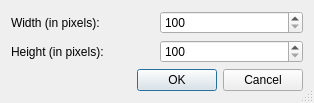
<ui version="4.0" >
 <class>UMLSceneSizeDialog</class>
 <widget class="QDialog" name="UMLSceneSizeDialog" >
  <property name="geometry" >
   <rect>
    <x>0</x>
    <y>0</y>
    <width>314</width>
    <height>103</height>
   </rect>
  </property>
  <property name="windowTitle" >
   <string>Set Size</string>
  </property>
  <property name="sizeGripEnabled" >
   <bool>true</bool>
  </property>
  <layout class="QGridLayout" >
   <item row="2" column="0" colspan="2" >
    <widget class="QDialogButtonBox" name="buttonBox" >
     <property name="orientation" >
      <enum>Qt::Horizontal</enum>
     </property>
     <property name="standardButtons" >
      <set>QDialogButtonBox::Cancel|QDialogButtonBox::Ok</set>
     </property>
    </widget>
   </item>
   <item row="1" column="0" >
    <widget class="QLabel" name="textLabel2" >
     <property name="text" >
      <string>Height (in pixels):</string>
     </property>
    </widget>
   </item>
   <item row="0" column="0" >
    <widget class="QLabel" name="textLabel1" >
     <property name="text" >
      <string>Width (in pixels):</string>
     </property>
    </widget>
   </item>
   <item row="1" column="1" >
    <widget class="QSpinBox" name="heightSpinBox" >
     <property name="toolTip" >
      <string>Select the height of the diagram</string>
     </property>
     <property name="minimum" >
      <number>100</number>
     </property>
     <property name="maximum" >
      <number>100000</number>
     </property>
    </widget>
   </item>
   <item row="0" column="1" >
    <widget class="QSpinBox" name="widthSpinBox" >
     <property name="toolTip" >
      <string>Select the width of the diagram</string>
     </property>
     <property name="minimum" >
      <number>100</number>
     </property>
     <property name="maximum" >
      <number>100000</number>
     </property>
    </widget>
   </item>
  </layout>
 </widget>
 <pixmapfunction>qPixmapFromMimeSource</pixmapfunction>
 <resources/>
 <connections>
  <connection>
   <sender>buttonBox</sender>
   <signal>accepted()</signal>
   <receiver>UMLSceneSizeDialog</receiver>
   <slot>accept()</slot>
   <hints>
    <hint type="sourcelabel" >
     <x>24</x>
     <y>73</y>
    </hint>
    <hint type="destinationlabel" >
     <x>24</x>
     <y>93</y>
    </hint>
   </hints>
  </connection>
  <connection>
   <sender>buttonBox</sender>
   <signal>rejected()</signal>
   <receiver>UMLSceneSizeDialog</receiver>
   <slot>reject()</slot>
   <hints>
    <hint type="sourcelabel" >
     <x>79</x>
     <y>75</y>
    </hint>
    <hint type="destinationlabel" >
     <x>79</x>
     <y>94</y>
    </hint>
   </hints>
  </connection>
 </connections>
</ui>
